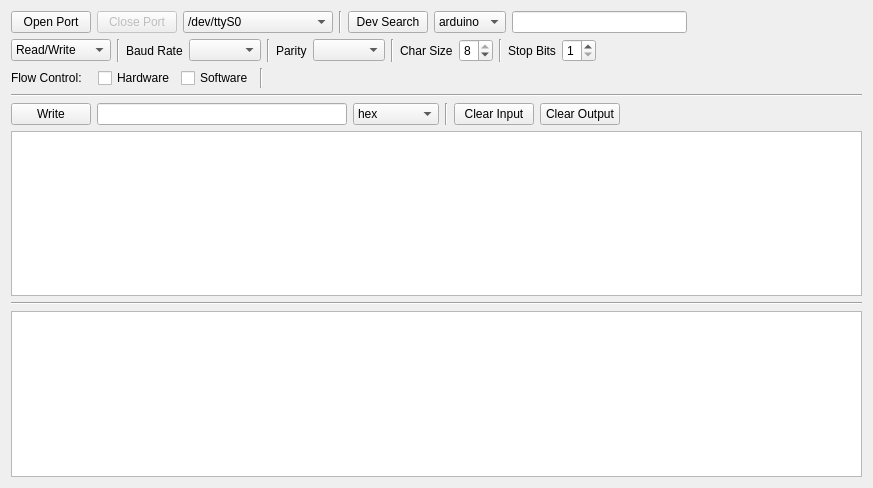
<?xml version="1.0" encoding="UTF-8"?>
<ui version="4.0">
 <class>QtSerialCom</class>
 <widget class="QWidget" name="QtSerialCom">
  <property name="geometry">
   <rect>
    <x>0</x>
    <y>0</y>
    <width>873</width>
    <height>488</height>
   </rect>
  </property>
  <property name="windowTitle">
   <string>QtSerialCom</string>
  </property>
  <layout class="QVBoxLayout" name="verticalLayout">
   <item>
    <layout class="QHBoxLayout" name="horizontalLayout">
     <item>
      <widget class="QPushButton" name="push_button_open">
       <property name="text">
        <string>Open Port</string>
       </property>
      </widget>
     </item>
     <item>
      <widget class="QPushButton" name="push_button_close">
       <property name="enabled">
        <bool>false</bool>
       </property>
       <property name="text">
        <string>Close Port</string>
       </property>
      </widget>
     </item>
     <item>
      <widget class="QComboBox" name="combo_box_device_name">
       <property name="minimumSize">
        <size>
         <width>150</width>
         <height>0</height>
        </size>
       </property>
       <property name="toolTip">
        <string>Name of the port to control</string>
       </property>
       <property name="currentIndex">
        <number>0</number>
       </property>
       <item>
        <property name="text">
         <string>/dev/ttyS0</string>
        </property>
       </item>
       <item>
        <property name="text">
         <string>/dev/ttyS1</string>
        </property>
       </item>
       <item>
        <property name="text">
         <string>/dev/ttyS2</string>
        </property>
       </item>
       <item>
        <property name="text">
         <string>/dev/ttyUSB0</string>
        </property>
       </item>
       <item>
        <property name="text">
         <string>/dev/ttyUSB1</string>
        </property>
       </item>
       <item>
        <property name="text">
         <string>/dev/ttyUSB2</string>
        </property>
       </item>
       <item>
        <property name="text">
         <string>/dev/ttyACM0</string>
        </property>
       </item>
       <item>
        <property name="text">
         <string>/dev/ttyACM1</string>
        </property>
       </item>
       <item>
        <property name="text">
         <string>/dev/ttyACM2</string>
        </property>
       </item>
      </widget>
     </item>
     <item>
      <widget class="Line" name="line_6">
       <property name="orientation">
        <enum>Qt::Vertical</enum>
       </property>
      </widget>
     </item>
     <item>
      <widget class="QPushButton" name="push_button_dev_search">
       <property name="text">
        <string>Dev Search</string>
       </property>
      </widget>
     </item>
     <item>
      <widget class="QComboBox" name="combo_box_dev_search">
       <property name="sizePolicy">
        <sizepolicy hsizetype="Preferred" vsizetype="Fixed">
         <horstretch>0</horstretch>
         <verstretch>0</verstretch>
        </sizepolicy>
       </property>
       <item>
        <property name="text">
         <string>arduino</string>
        </property>
       </item>
      </widget>
     </item>
     <item>
      <widget class="QLineEdit" name="line_edit_dev_search"/>
     </item>
     <item>
      <spacer name="horizontalSpacer">
       <property name="orientation">
        <enum>Qt::Horizontal</enum>
       </property>
       <property name="sizeHint" stdset="0">
        <size>
         <width>40</width>
         <height>20</height>
        </size>
       </property>
      </spacer>
     </item>
    </layout>
   </item>
   <item>
    <layout class="QHBoxLayout" name="horizontalLayout_3">
     <item>
      <widget class="QComboBox" name="combo_box_access_mode">
       <property name="sizePolicy">
        <sizepolicy hsizetype="Preferred" vsizetype="Fixed">
         <horstretch>0</horstretch>
         <verstretch>0</verstretch>
        </sizepolicy>
       </property>
       <property name="minimumSize">
        <size>
         <width>100</width>
         <height>0</height>
        </size>
       </property>
       <property name="toolTip">
        <string>&lt;html&gt;&lt;head/&gt;&lt;body&gt;&lt;p&gt;Access Mode for the serial port.&lt;/p&gt;&lt;/body&gt;&lt;/html&gt;</string>
       </property>
       <item>
        <property name="text">
         <string>Read/Write</string>
        </property>
       </item>
       <item>
        <property name="text">
         <string>Read Only</string>
        </property>
       </item>
       <item>
        <property name="text">
         <string>Write Only</string>
        </property>
       </item>
      </widget>
     </item>
     <item>
      <widget class="Line" name="line_7">
       <property name="orientation">
        <enum>Qt::Vertical</enum>
       </property>
      </widget>
     </item>
     <item>
      <widget class="QLabel" name="label_5">
       <property name="text">
        <string>Baud Rate</string>
       </property>
      </widget>
     </item>
     <item>
      <widget class="QComboBox" name="combo_box_baud_rate">
       <property name="sizePolicy">
        <sizepolicy hsizetype="Preferred" vsizetype="Fixed">
         <horstretch>0</horstretch>
         <verstretch>0</verstretch>
        </sizepolicy>
       </property>
       <property name="toolTip">
        <string>Serial port baud rate</string>
       </property>
      </widget>
     </item>
     <item>
      <widget class="Line" name="line_8">
       <property name="orientation">
        <enum>Qt::Vertical</enum>
       </property>
      </widget>
     </item>
     <item>
      <widget class="QLabel" name="label_4">
       <property name="text">
        <string>Parity</string>
       </property>
      </widget>
     </item>
     <item>
      <widget class="QComboBox" name="combo_box_parity">
       <property name="toolTip">
        <string>Serial Port Parity</string>
       </property>
      </widget>
     </item>
     <item>
      <widget class="Line" name="line">
       <property name="orientation">
        <enum>Qt::Vertical</enum>
       </property>
      </widget>
     </item>
     <item>
      <widget class="QLabel" name="label_2">
       <property name="text">
        <string>Char Size</string>
       </property>
      </widget>
     </item>
     <item>
      <widget class="QSpinBox" name="spin_box_char_size">
       <property name="toolTip">
        <string>Character size in bits</string>
       </property>
       <property name="minimum">
        <number>5</number>
       </property>
       <property name="maximum">
        <number>8</number>
       </property>
       <property name="value">
        <number>8</number>
       </property>
      </widget>
     </item>
     <item>
      <widget class="Line" name="line_4">
       <property name="orientation">
        <enum>Qt::Vertical</enum>
       </property>
      </widget>
     </item>
     <item>
      <widget class="QLabel" name="label_3">
       <property name="text">
        <string>Stop Bits</string>
       </property>
      </widget>
     </item>
     <item>
      <widget class="QSpinBox" name="spin_box_stop_bits">
       <property name="minimum">
        <number>1</number>
       </property>
       <property name="maximum">
        <number>2</number>
       </property>
      </widget>
     </item>
     <item>
      <spacer name="horizontalSpacer_2">
       <property name="orientation">
        <enum>Qt::Horizontal</enum>
       </property>
       <property name="sizeHint" stdset="0">
        <size>
         <width>40</width>
         <height>20</height>
        </size>
       </property>
      </spacer>
     </item>
    </layout>
   </item>
   <item>
    <layout class="QHBoxLayout" name="horizontalLayout_4">
     <property name="bottomMargin">
      <number>0</number>
     </property>
     <item>
      <widget class="QLabel" name="label">
       <property name="text">
        <string>Flow Control:</string>
       </property>
      </widget>
     </item>
     <item>
      <spacer name="horizontalSpacer_3">
       <property name="orientation">
        <enum>Qt::Horizontal</enum>
       </property>
       <property name="sizeType">
        <enum>QSizePolicy::Fixed</enum>
       </property>
       <property name="sizeHint" stdset="0">
        <size>
         <width>10</width>
         <height>20</height>
        </size>
       </property>
      </spacer>
     </item>
     <item>
      <widget class="QCheckBox" name="check_box_hardware">
       <property name="text">
        <string>Hardware</string>
       </property>
      </widget>
     </item>
     <item>
      <widget class="QCheckBox" name="check_box_software">
       <property name="text">
        <string>Software</string>
       </property>
      </widget>
     </item>
     <item>
      <widget class="Line" name="line_10">
       <property name="orientation">
        <enum>Qt::Vertical</enum>
       </property>
      </widget>
     </item>
     <item>
      <spacer name="horizontalSpacer_4">
       <property name="orientation">
        <enum>Qt::Horizontal</enum>
       </property>
       <property name="sizeHint" stdset="0">
        <size>
         <width>40</width>
         <height>20</height>
        </size>
       </property>
      </spacer>
     </item>
    </layout>
   </item>
   <item>
    <widget class="Line" name="line_3">
     <property name="orientation">
      <enum>Qt::Horizontal</enum>
     </property>
    </widget>
   </item>
   <item>
    <layout class="QHBoxLayout" name="horizontalLayout_2">
     <property name="bottomMargin">
      <number>0</number>
     </property>
     <item>
      <widget class="QPushButton" name="push_button_write">
       <property name="text">
        <string>Write</string>
       </property>
      </widget>
     </item>
     <item>
      <widget class="QLineEdit" name="line_edit_write">
       <property name="minimumSize">
        <size>
         <width>250</width>
         <height>0</height>
        </size>
       </property>
       <property name="maximumSize">
        <size>
         <width>500</width>
         <height>16777215</height>
        </size>
       </property>
       <property name="toolTip">
        <string>&lt;html&gt;&lt;head/&gt;&lt;body&gt;&lt;p&gt;Hex data should have a single space delimiter.  ASCII data should be written as a continuous line (no delimiters).&lt;/p&gt;&lt;/body&gt;&lt;/html&gt;</string>
       </property>
      </widget>
     </item>
     <item>
      <widget class="QComboBox" name="combo_box_write_data_type">
       <property name="toolTip">
        <string>&lt;html&gt;&lt;head/&gt;&lt;body&gt;&lt;p&gt;Format of write data in the line edit. Can be HEX data with space separations or ASCII. ASCII + CR means a CR will be appended to data before it is sent out.&lt;/p&gt;&lt;/body&gt;&lt;/html&gt;</string>
       </property>
       <item>
        <property name="text">
         <string>hex</string>
        </property>
       </item>
       <item>
        <property name="text">
         <string>ascii</string>
        </property>
       </item>
       <item>
        <property name="text">
         <string>ascii + CR</string>
        </property>
       </item>
      </widget>
     </item>
     <item>
      <widget class="Line" name="line_5">
       <property name="orientation">
        <enum>Qt::Vertical</enum>
       </property>
      </widget>
     </item>
     <item>
      <widget class="QPushButton" name="push_button_clear_input">
       <property name="toolTip">
        <string>&lt;html&gt;&lt;head/&gt;&lt;body&gt;&lt;p&gt;Clear the input text box.&lt;/p&gt;&lt;/body&gt;&lt;/html&gt;</string>
       </property>
       <property name="text">
        <string>Clear Input</string>
       </property>
      </widget>
     </item>
     <item>
      <widget class="QPushButton" name="push_button_clear_output">
       <property name="toolTip">
        <string>&lt;html&gt;&lt;head/&gt;&lt;body&gt;&lt;p&gt;Clear the output text box.&lt;/p&gt;&lt;/body&gt;&lt;/html&gt;</string>
       </property>
       <property name="text">
        <string>Clear Output</string>
       </property>
      </widget>
     </item>
     <item>
      <spacer name="horizontalSpacer_5">
       <property name="orientation">
        <enum>Qt::Horizontal</enum>
       </property>
       <property name="sizeHint" stdset="0">
        <size>
         <width>0</width>
         <height>20</height>
        </size>
       </property>
      </spacer>
     </item>
    </layout>
   </item>
   <item>
    <widget class="QPlainTextEdit" name="plain_text_edit_output">
     <property name="toolTip">
      <string>&lt;html&gt;&lt;head/&gt;&lt;body&gt;&lt;p&gt;Read-only serial port output text box.&lt;/p&gt;&lt;/body&gt;&lt;/html&gt;</string>
     </property>
     <property name="readOnly">
      <bool>true</bool>
     </property>
     <property name="centerOnScroll">
      <bool>false</bool>
     </property>
    </widget>
   </item>
   <item>
    <widget class="Line" name="line_2">
     <property name="orientation">
      <enum>Qt::Horizontal</enum>
     </property>
    </widget>
   </item>
   <item>
    <widget class="QPlainTextEdit" name="plain_text_edit_input">
     <property name="toolTip">
      <string>&lt;html&gt;&lt;head/&gt;&lt;body&gt;&lt;p&gt;Read-only serial port input text box.&lt;/p&gt;&lt;/body&gt;&lt;/html&gt;</string>
     </property>
     <property name="readOnly">
      <bool>true</bool>
     </property>
     <property name="centerOnScroll">
      <bool>false</bool>
     </property>
    </widget>
   </item>
  </layout>
 </widget>
 <layoutdefault spacing="6" margin="11"/>
 <resources/>
 <connections/>
</ui>
